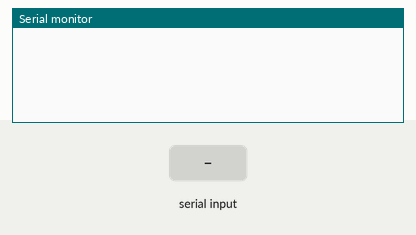
Recording of a sketch running on a simulated Arduino Uno, built with avr-gcc and run on an emulated ATmega328P. Parts: the last lines printed to the serial monitor. Inputs (shaded band) come from the test bench.

Above: at 1.2 s.
1.3 s: "90,45\n" received over Serial
At 3.2 s:
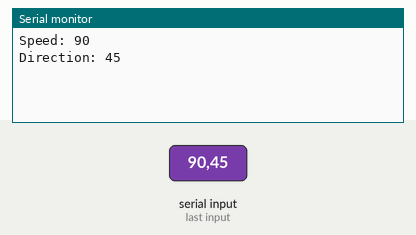
3.5 s: "30,150\n" received over Serial
At 4.8 s:
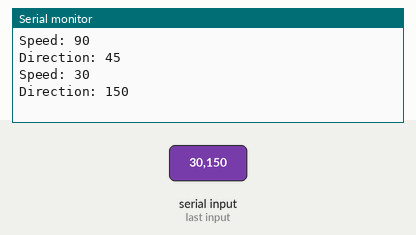

Measured:
- after the input at 1.3 s, the serial monitor: prints a new line after 0.70 s (image 1)
- after the input at 3.5 s, the serial monitor: prints a new line after 0.50 s (image 2)

The sketch:

sketch_feb28a.ino
```cpp
#include <Stepper.h>

const int stepsPerRevolution = 2038; // Defines the number of steps per revolution

// Creates an instance of stepper class
// Pins entered in sequence IN1-IN3-IN2-IN4 for proper step sequence
Stepper myStepper = Stepper(stepsPerRevolution, 8, 10, 9, 11);

void setup() {
  // Initialize serial communication at a baud rate of 9600:
  Serial.begin(9600);
}

void loop() {
  if (Serial.available() > 0) {
    // Read the incoming string until newline
    String input = Serial.readStringUntil('\n');

    // Split the input into speed and direction
    int commaIndex = input.indexOf(',');
    if (commaIndex != -1) {
      // Extract speed and direction from input
      int speedInput = input.substring(0, commaIndex).toInt();
      int directionInput = input.substring(commaIndex + 1).toInt();

      // Print the received inputs back to the serial monitor
      Serial.print("Speed: ");
      Serial.println(speedInput);
      Serial.print("Direction: ");
      Serial.println(directionInput);

      if(directionInput == 0){
        Serial.println("Going right");
        // Set the motor speed (RPM) and direction
        myStepper.setSpeed(abs(speedInput)); // Speed should be a positive value
        myStepper.step(stepsPerRevolution);
      }
      else if(directionInput == 1){
        Serial.println("Going left");
        // Set the motor speed (RPM) and direction
        myStepper.setSpeed(abs(speedInput)); // Speed should be a positive value
        myStepper.step(-stepsPerRevolution);
      }
    }
  }
  delay(1000); // Simple delay to avoid flooding; adjust as needed
}
```
